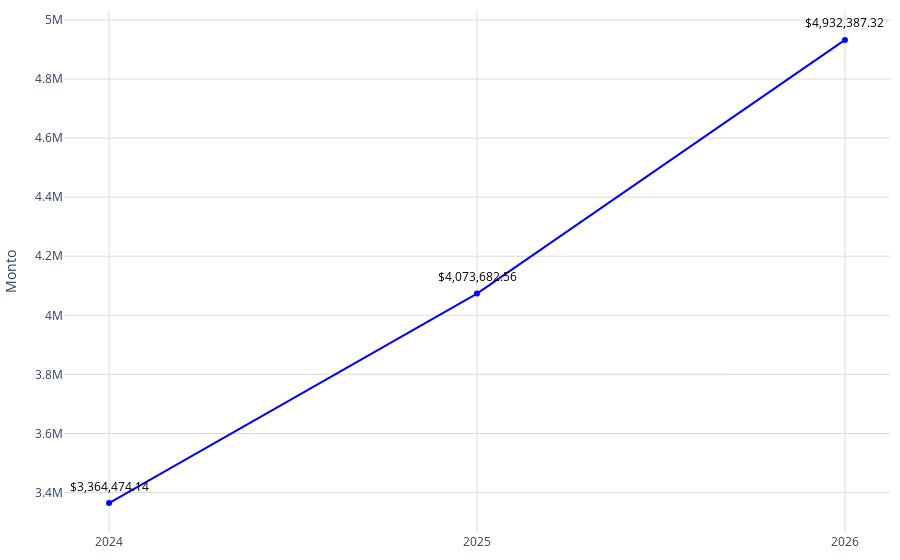

Notebook source saved alongside this figure:
### Code cell
# Datos
año = nueva_conteo_pachuca['año']
promedio = nueva_conteo_pachuca['promedio']

# Crear una función para formatear los valores grandes en palabras en español
def formatear_numero(valor):
    if valor >= 1_000_000_000_000:
        return f'{valor / 1_000_000_000:.2f} billones'
    elif valor >= 1_000_000_000:
        return f'{valor / 1_000_000_000:.0f} mil millones'  # Mil millones
    elif valor >= 1_000_000:
        return f'{valor / 1_000_000:.0f} millones'  # Millones
    elif valor >= 1_000:
        return f'{valor / 1_000:.0f} mil'  # Mil
    else:
        return str(valor)
# Configurar los valores y el texto del eje Y
tickvals = [2500000000,3000000000,3200000000]
ticktext = [formatear_numero(val) for val in tickvals]

fig = go.Figure()
fig.add_trace(go.Scatter(
    x=año,
    y=promedio,
    mode='markers+lines',
    marker=dict(color='blue'),
))
# Agregar anotaciones para mostrar los valores encima de los puntos
for a, p in zip(año, promedio):
    fig.add_annotation(
        x=a,
        y=p,
        text=f"${p:,.2f}",  # Formatear el valor del promedio como moneda
        showarrow=False,
        font=dict(color='black', size=12),
        xshift=0,
        yshift=17,
        textangle=0
    )
# Actualizar diseño
fig.update_layout(
    #title='Plusvalía estimada',   
    yaxis=dict(
        title="Monto",
        gridwidth=1,  # Ancho de las líneas de la cuadrícula
        gridcolor='#dddcda', 

    ),
    xaxis=dict(
        gridcolor='#dddcda', 
        tickmode='array',
        tickvals=año,
        ticktext=año
    ),
    plot_bgcolor='rgba(0,0,0,0)',
        margin=dict(l=10, r=10, t=10, b=10)
)

# Exportar gráfica como archivo HTML
def guardar_grafico_como_html(fig, nombre_archivo, carpeta='assets/graficas'):
    # Crear la carpeta si no existe
    if not os.path.exists(carpeta):
        os.makedirs(carpeta)
    
    # Gráfica como archivo HTML en la carpeta especificada
    pio.write_html(fig, f'{carpeta}/{nombre_archivo}.html')

guardar_grafico_como_html(fig, 'g_scatt_plusvaliaestimada_ano', carpeta='assets/graficas')
fig.show()

### Figure 1 — Plotly figure (JSON) as saved in the notebook; plotly's stock layout.template omitted (floating-point values rounded to 4 significant figures)
{"data": [{"marker": {"color": "blue"}, "mode": "markers+lines", "type": "scatter", "x": [2024, 2025, 2026], "y": [3364000.0, 4074000.0, 4932000.0]}], "layout": {"annotations": [{"font": {"color": "black", "size": 12}, "showarrow": false, "text": "$3,364,474.14", "textangle": 0, "x": 2024, "xshift": 0, "y": 3364000.0, "yshift": 17}, {"font": {"color": "black", "size": 12}, "showarrow": false, "text": "$4,073,682.56", "textangle": 0, "x": 2025, "xshift": 0, "y": 4074000.0, "yshift": 17}, {"font": {"color": "black", "size": 12}, "showarrow": false, "text": "$4,932,387.32", "textangle": 0, "x": 2026, "xshift": 0, "y": 4932000.0, "yshift": 17}], "margin": {"b": 10, "l": 10, "r": 10, "t": 10}, "plot_bgcolor": "rgba(0,0,0,0)", "xaxis": {"gridcolor": "#dddcda", "tickmode": "array", "ticktext": [2024, 2025, 2026], "tickvals": [2024, 2025, 2026]}, "yaxis": {"gridcolor": "#dddcda", "gridwidth": 1, "title": {"text": "Monto"}}}}
